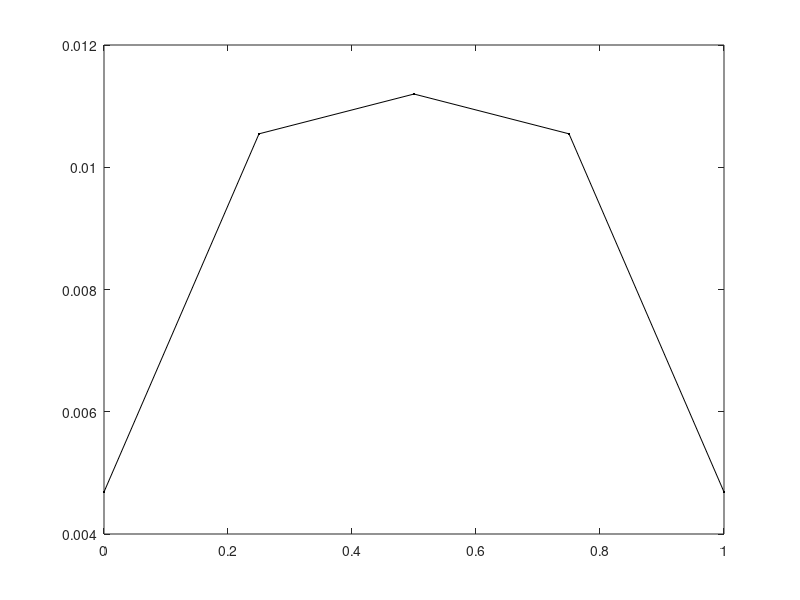

The MATLAB source for this figure:
clear all
clc
%%
N = 4

x1 = linspace(+1,0,N+1)'
dx = 1/N
%% Generate the positions of the gridpoints for P0 functions, x0
x0 = conv2(x1,[0.5;0.5],'valid')
%% Generate 1st order difference matrix for a P1 function (makes a P0 function)
D01 = eye(N+1) - diag(ones(1,N),+1) 
%%
D01 = D01(1:N,:) 
%%
D01 = D01/dx
% %% Generate the mass matrix for two P1 functions, M11
% M11 = 4*eye(N+1) + diag(ones(1,N),+1) + diag(ones(1,N),-1) 
% %%
% M11(1,1) = 2
% %%
% M11(N+1,N+1) = 2
% %%
% M11 = M11*(dx/6)
%%
M11 = zeros(N+1)
for i=1:N
    M11(i,i)=M11(i,i)+dx/3
    M11(i+1,i)=M11(i+1,i)+dx/6
    M11(i,i+1)=M11(i,i+1)+dx/6
    M11(i+1,i+1)=M11(i+1,i+1)+dx/3
end
%% Generate the mass matrix for two P0 functions, M00
M00 = eye(N)*dx
%% Generate the mass matrix for a P0 function * a P1 function, M01
M01 = eye(N+1) + diag(ones(1,N),+1); M01 = M01(1:N,:)/2*dx; 
%%
k0 = 10.  % b.c. at x = 0:  du/dx = k0 * u(0)
k1 = -10 % b.c. at x = 1:  du/dx = k1 * u(1)
%% Load in the gridpoints and matrices (see mat_FE for comments)
% Set f (P1 function)
f = (x1-0.5).^2
%% Create matrix A in the bulk
A = D01' * M00 * D01
%% Apply boundary condition at 0
A(N+1,N+1) = A(N+1,N+1) + k0 % Change sign because x is ordered backwards 
%% Apply boundary condition at 1
A(1,1)     = A(1,1)     - k1 % Change sign because x is ordered backwards          
%% Find u
u = A\M11 * f % u = inv(A) * mat.M11 * f;
%% plot
plot(x1,u,'k.-')
du = D01*u
slope = (u(2)-u(1))/(x1(2)-x1(1))